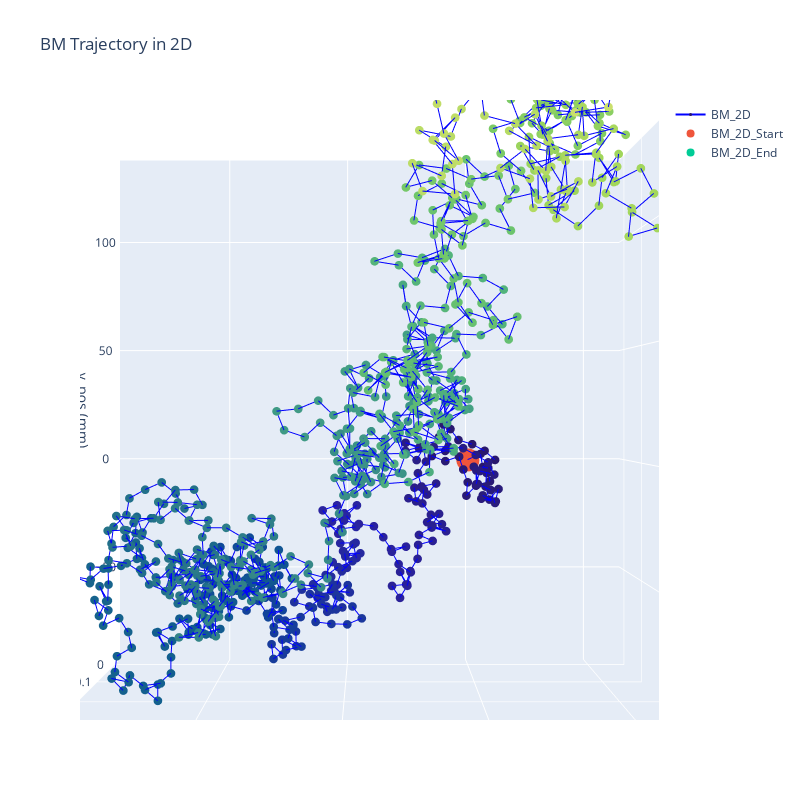

The cell this chart's notebook holds for it:
### Code cell
times = np.linspace(0,1, n_steps)

# Init figure
fig_BM_3d = go.Figure()

# Plot trajectory
fig_BM_3d.add_trace(go.Scatter3d(
    x = BM_2d_df.x_pos,
    y = BM_2d_df.y_pos,
    z = times,
    marker=dict(
        size=3,
        color=times,
        colorscale='haline',
    ),
    line=dict(
        color='blue',
        width=2
    ),
    name="BM_2D",
    showlegend = True
))

fig_BM_3d.add_trace(go.Scatter3d(
    x = [BM_2d_df.x_pos[0]],
    y = [BM_2d_df.y_pos[0]],
    z = [times[0]],
    name="BM_2D_Start",
    mode="markers",
    showlegend = True
))

fig_BM_3d.add_trace(go.Scatter3d(
    x = [BM_2d_df["x_pos"].iloc[-1]],
    y = [BM_2d_df["y_pos"].iloc[-1]],
    z = [times[-1]],
    name="BM_2D_End",
    mode="markers",
    showlegend = True
))

# FIgure Params
fig_BM_3d.update_layout(
    title_text = "BM Trajectory in 2D",
    autosize = False,
    width = 800,
    height = 800,
    scene_camera = dict(
        up = dict( x=0, y=1, z=0 ),
        center = dict( x=0, y=0, z=0 ),
        eye = dict( x=0, y=0, z=1 ),
    ),
    scene = dict(
        xaxis = dict(title='x_pos (mm)'),
        yaxis = dict(title='y_pos (mm)'),
        zaxis = dict(title='time', nticks = 20),
    )
)
fig_BM_3d.show()

### Figure 1 — Plotly figure (JSON) as saved in the notebook; plotly's stock layout.template omitted (floating-point values rounded to 4 significant figures; data arrays with more than 128 entries replaced by an {"elided": "..."} marker saying what was removed)
{"data": [{"line": {"color": "blue", "width": 2}, "marker": {"color": {"elided": "1000 float values"}, "colorscale": [[0, "rgb(41, 24, 107)"], [0.09091, "rgb(42, 35, 160)"], [0.1818, "rgb(15, 71, 153)"], [0.2727, "rgb(18, 95, 142)"], [0.3636, "rgb(38, 116, 137)"], [0.4545, "rgb(53, 136, 136)"], [0.5455, "rgb(65, 157, 133)"], [0.6364, "rgb(81, 178, 124)"], [0.7273, "rgb(111, 198, 107)"], [0.8182, "rgb(160, 214, 91)"], [0.9091, "rgb(212, 225, 112)"], [1, "rgb(253, 238, 153)"]], "size": 3}, "name": "BM_2D", "showlegend": true, "type": "scatter3d", "x": {"elided": "1000 float values"}, "y": {"elided": "1000 float values"}, "z": {"elided": "1000 float values"}}, {"mode": "markers", "name": "BM_2D_Start", "showlegend": true, "type": "scatter3d", "x": [0], "y": [0], "z": [0]}, {"mode": "markers", "name": "BM_2D_End", "showlegend": true, "type": "scatter3d", "x": [51.04], "y": [110.1], "z": [1]}], "layout": {"autosize": false, "height": 800, "scene": {"camera": {"center": {"x": 0, "y": 0, "z": 0}, "eye": {"x": 0, "y": 0, "z": 1}, "up": {"x": 0, "y": 1, "z": 0}}, "xaxis": {"title": {"text": "x_pos (mm)"}}, "yaxis": {"title": {"text": "y_pos (mm)"}}, "zaxis": {"nticks": 20, "title": {"text": "time"}}}, "title": {"text": "BM Trajectory in 2D"}, "width": 800}}
